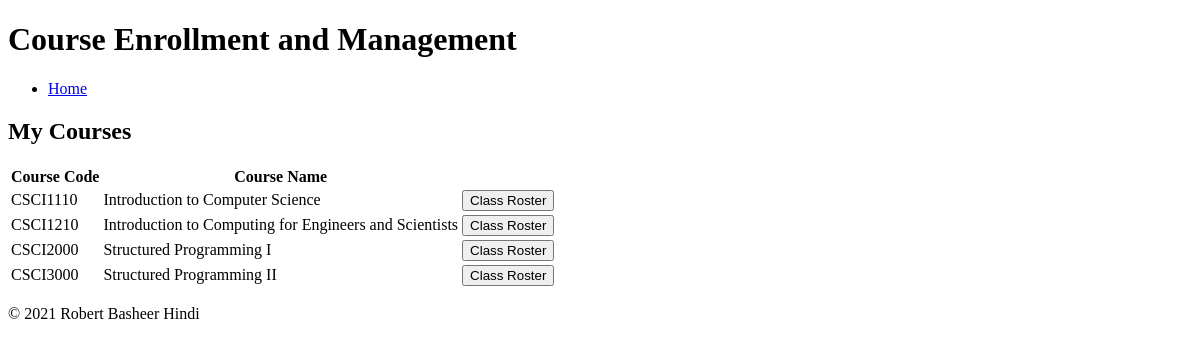
The app's page /Project/instructor_personal_info_controller/index.php?action=my_courses (signed in) with its own data.
### tables this page shows
CREATE TABLE courses (
    courseCode varchar(8) NOT NULL,
    name varchar(100) NOT NULL,
    semester varchar(10) NOT NULL,
    classroom varchar(10) NOT NULL,
    meetingTime time(3) NOT NULL,
    PRIMARY KEY (courseCode)
);

CREATE TABLE instructor_registrations (
    instructorID int NOT NULL,
    courseCode varchar(10) NOT NULL,
    PRIMARY KEY (instructorID, courseCode)
);

### Project/model/course_db.php (called while the page is built, shortened)
<?php
function get_courses_by_instructor($email) {
    global $db;
    $query = 'SELECT *
              FROM courses
                INNER JOIN instructor_registrations ON courses.courseCode = instructor_registrations.courseCode
                INNER JOIN instructors ON instructor_registrations.instructorID = instructors.instructorID
              WHERE instructors.email = :email';
    $statement = $db->prepare($query);
    $statement->bindValue(':email', $email);
    $statement->execute();
    $courses = $statement->fetchAll();
    return $courses;
}

### Project/instructor_personal_info_controller/my_courses.php (the view, shortened to what this page needs)
<?php
include '../view/header.php';
?>
<main>
    <h2>My Courses</h2>
    <table>
        <tr>
            <th>Course Code</th>
            <th>Course Name</th>
        </tr>
        <?php foreach ($courses as $course) : ?>
            <tr>
                <td><?php echo htmlspecialchars($course['courseCode']); ?></td>
                <td><?php echo htmlspecialchars($course['name']); ?></td>
                <td>
                    <form action="." method="post">
                    <input type="submit" value="Class Roster">
                    </form>
                </td>
            </tr>
        <?php endforeach; ?>
    </table>
</main>
<?php include '../view/footer.php'; ?>

### records on screen
courses: instructor_registrations.courseCode "CSCI1110", name "Introduction to Computer Science"
courses: instructor_registrations.courseCode "CSCI1210", name "Introduction to Computing for Engineers and Scientists"
courses: instructor_registrations.courseCode "CSCI2000", name "Structured Programming I"
courses: instructor_registrations.courseCode "CSCI3000", name "Structured Programming II"
